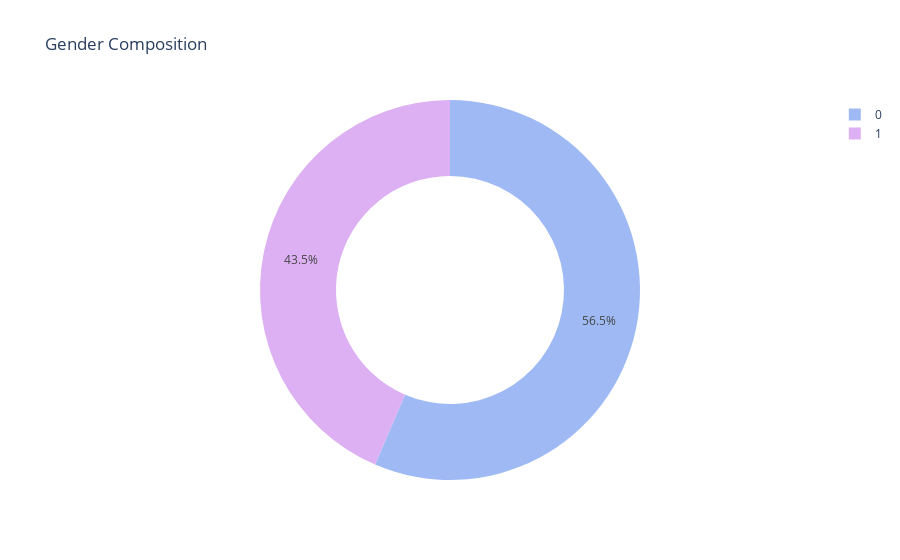

Notebook code cell kept with this figure:
### Markdown cell above
## Data Visualization


### Descriptive Visualizations

### Code cell
# gender pie

def gender_pie_fig(hr_df):

    gender_df = hr_df.groupby(by = 'GenderID').size().reset_index(name = 'Count')
    gender_total_counts = gender_df['Count'].sum()
    gender_df['Percentage'] = ((gender_df['Count']/gender_total_counts)*100).round(1)#.astype(str) + '%'
    gender_pie_fig = px.pie(gender_df, values = 'Count', names = 'GenderID', hole = .6, title = "Gender Composition",  
        color_discrete_sequence=[px.colors.qualitative.Pastel[5], px.colors.qualitative.Pastel[3]]
        )
    return(gender_pie_fig)

gender_pie_fig(hr_df)

### Figure 1 — Plotly figure (JSON) as saved in the notebook; plotly's stock layout.template omitted (floating-point values rounded to 4 significant figures)
{"data": [{"domain": {"x": [0, 1], "y": [0, 1]}, "hole": 0.6, "hovertemplate": "GenderID=%{label}<br>Count=%{value}<extra></extra>", "labels": ["0", "1"], "legendgroup": "", "name": "", "showlegend": true, "type": "pie", "values": [175, 135]}], "layout": {"legend": {"tracegroupgap": 0}, "piecolorway": ["rgb(158, 185, 243)", "rgb(220, 176, 242)"], "title": {"text": "Gender Composition"}}}
